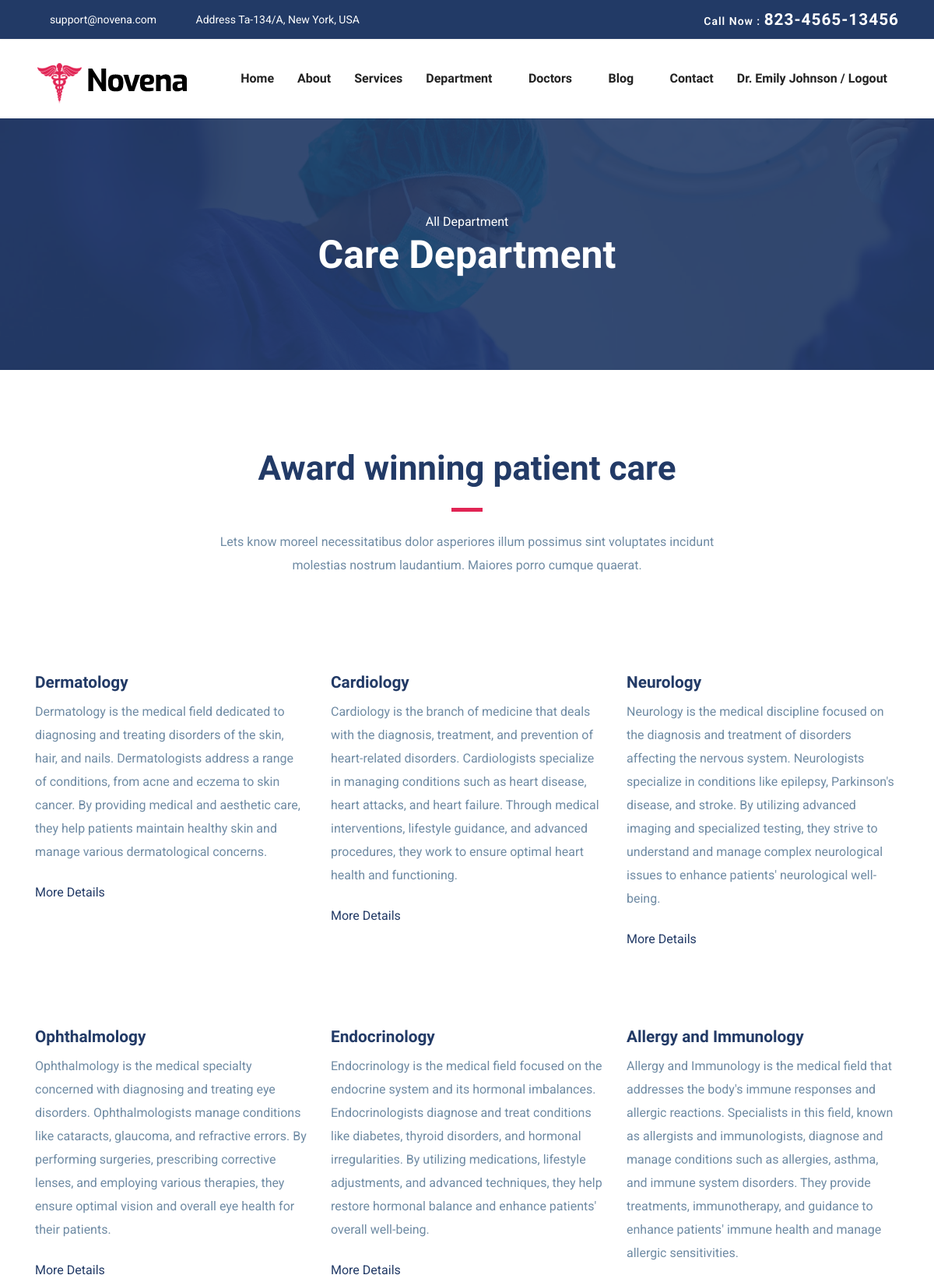
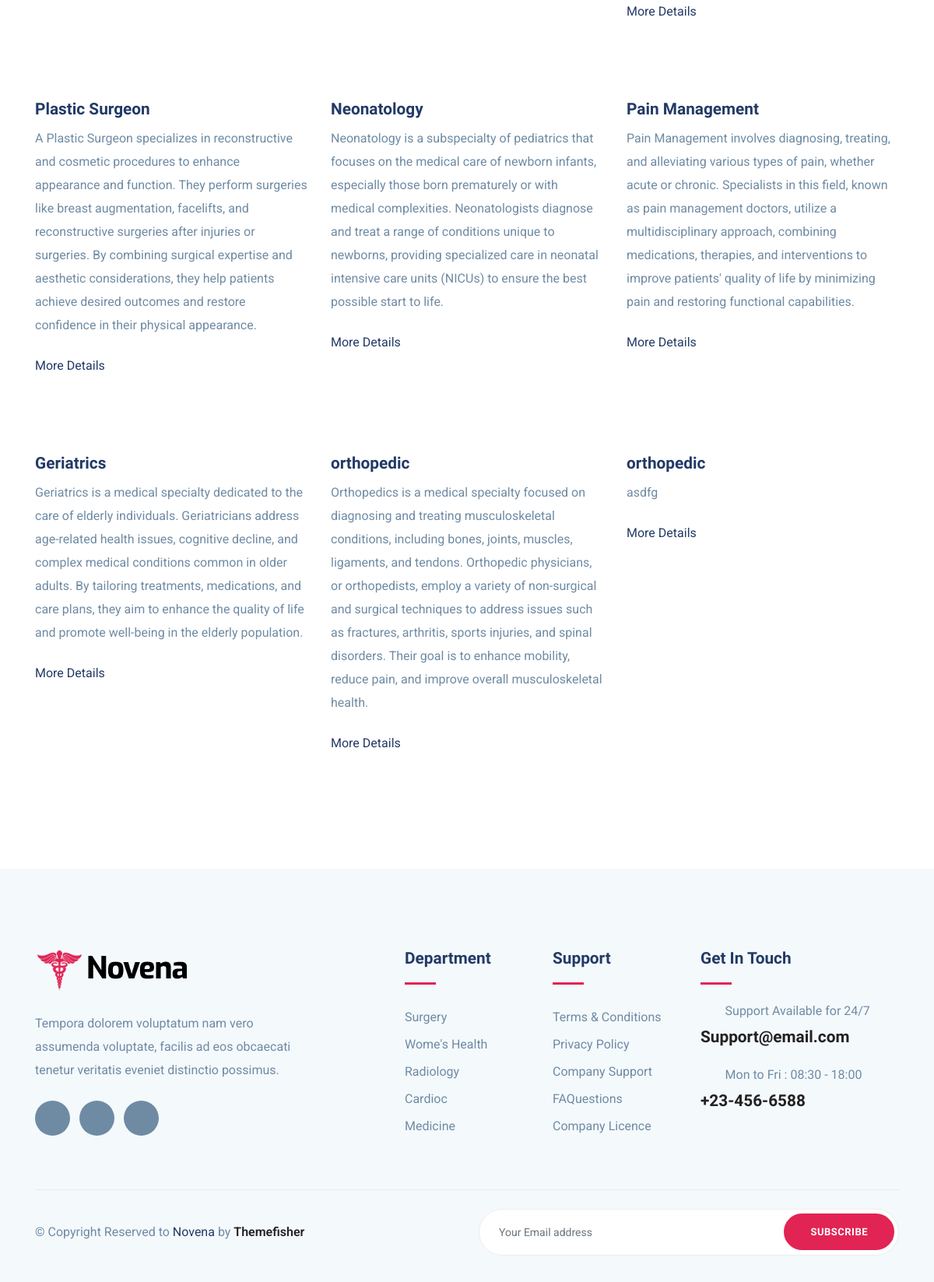
The page /FrontEnd/department_pg/ (signed in) on the database its author committed (2 pictures, top to bottom).
### Backend/models.py (models this page shows)
class deptDB(models.Model):
    department=models.CharField(max_length=50,null=True,blank=True)
    description=models.CharField(max_length=50,null=True,blank=True)
    image=models.ImageField(upload_to="department",null=True,blank=True)

### FrontEnd/views.py (the view)
# urls.py: path('department_pg/',views.department_pg,name="department_pg"),
def department_pg(request):
    dept=deptDB.objects.all()
    return render(request,"department_pg.html",{"dept":dept})

### FrontEnd/templates/department_pg.html (shortened to what this page needs)
<!DOCTYPE html>
{% load static %}
<html lang="zxx">
<head>
  <link rel="stylesheet" href="{% static 'plugins/bootstrap/css/bootstrap.min.css' %}">
  <link rel="stylesheet" href="{% static 'plugins/icofont/icofont.min.css' %}">
  <link rel="stylesheet" href="{% static 'plugins/slick-carousel/slick/slick.css' %}">
  <link rel="stylesheet" href="{% static 'plugins/slick-carousel/slick/slick-theme.css' %}">
  <link rel="stylesheet" href="{% static 'css/style.css' %}">
</head>
<body id="top">
<header>
	<div class="header-top-bar">
		<div class="container">
			<div class="row align-items-center">
				<div class="col-lg-6">
					<ul class="top-bar-info list-inline-item pl-0 mb-0">
						<li class="list-inline-item"><a href="mailto:support@gmail.com"><i class="icofont-support-faq mr-2"></i>support@novena.com</a></li>
						<li class="list-inline-item"><i class="icofont-location-pin mr-2"></i>Address Ta-134/A, New York, USA </li>
					</ul>
				</div>
				<div class="col-lg-6">
					<div class="text-lg-right top-right-bar mt-2 mt-lg-0">
						<a href="tel:+23-345-67890" >
							<span>Call Now : </span>
							<span class="h4">823-4565-13456</span>
						</a>
					</div>
				</div>
			</div>
		</div>
	</div>
	<nav class="navbar navbar-expand-lg navigation" id="navbar">
		<div class="container">
		 	 <a class="navbar-brand" href="index.html">
			  	<img src="{% static 'images/logo.png' %}" alt="" class="img-fluid">
			  </a>
		  <div class="collapse navbar-collapse" id="navbarmain">
			<ul class="navbar-nav ml-auto">
			  <li class="nav-item active">
				<a class="nav-link" href="{% url 'homepage' %}">Home</a>
			  </li>
			   <li class="nav-item"><a class="nav-link" href="{% url 'about' %}">About</a></li>
			    <li class="nav-item"><a class="nav-link" href="{% url 'service' %}">Services</a></li>
			    <li class="nav-item dropdown">
					<a class="nav-link dropdown-toggle" href="#" id="dropdown02" data-toggle="dropdown" aria-haspopup="true" aria-expanded="false">Department <i class="icofont-thin-down"></i></a>
			  	</li>
			  	<li class="nav-item dropdown">
					<a class="nav-link dropdown-toggle" href="#" id="dropdown03" data-toggle="dropdown" aria-haspopup="true" aria-expanded="false">Doctors <i class="icofont-thin-down"></i></a>
			  	</li>
			   <li class="nav-item dropdown">
					<a class="nav-link dropdown-toggle" href="blog-sidebar.html" id="dropdown05" data-toggle="dropdown" aria-haspopup="true" aria-expanded="false">Blog <i class="icofont-thin-down"></i></a>
			  	</li>
			   <li class="nav-item"><a class="nav-link" href="{% url 'contact' %}">Contact</a></li>
				{% if request.session.username %}
			   <li class="nav-item"><a class="nav-link" href="{% url 'user_Logout' %}">{{request.session.username}} / Logout</a></li>
				{% else %}
				<li class="nav-item"><a class="nav-link" href="{% url 'login_signup' %}">Register/Login</a></li>
				{% endif %}
			</ul>
		  </div>
		</div>
	</nav>
</header>
<section class="page-title bg-1">
  <div class="container">
    <div class="row">
      <div class="col-md-12">
        <div class="block text-center">
          <span class="text-white">All Department</span>
          <h1 class="text-capitalize mb-5 text-lg">Care Department</h1>
        </div>
      </div>
    </div>
  </div>
</section>
<section class="section service-2">
	<div class="container">
		<div class="row justify-content-center">
			<div class="col-lg-7 text-center">
				<div class="section-title">
					<h2>Award winning patient care</h2>
					<div class="divider mx-auto my-4"></div>
					<p>Lets know moreel necessitatibus dolor asperiores illum possimus sint voluptates incidunt molestias nostrum laudantium. Maiores porro cumque quaerat.</p>
				</div>
			</div>
		</div>
		<div class="row">
			{% for i in dept %}
			<div class="col-lg-4 col-md-6 ">
				<div class="department-block mb-5">
					<div class="content">
						<h4 class="mt-4 mb-2 title-color">{{i.department}}</h4>
						<p class="mb-4">{{i.description}}</p>
						<a href="{% url 'single_dept' dept_id=i.id %}" class="read-more">More Details  <i class="icofont-simple-right ml-2"></i></a>
					</div>
				</div>
			</div>
			{% endfor %}
		</div>
	</div>
</section>
<footer class="footer section gray-bg">
	<div class="container">
		<div class="row">
			<div class="col-lg-4 mr-auto col-sm-6">
				<div class="widget mb-5 mb-lg-0">
					<div class="logo mb-4">
						<img src="{% static 'images/logo.png' %}" alt="" class="img-fluid">
					</div>
					<p>Tempora dolorem voluptatum nam vero assumenda voluptate, facilis ad eos obcaecati tenetur veritatis eveniet distinctio possimus.</p>
					<ul class="list-inline footer-socials mt-4">
						<li class="list-inline-item"><a href="https://www.facebook.com/themefisher"><i class="icofont-facebook"></i></a></li>
						<li class="list-inline-item"><a href="https://twitter.com/themefisher"><i class="icofont-twitter"></i></a></li>
						<li class="list-inline-item"><a href="https://www.pinterest.com/themefisher/"><i class="icofont-linkedin"></i></a></li>
					</ul>
				</div>
			</div>
			<div class="col-lg-2 col-md-6 col-sm-6">
				<div class="widget mb-5 mb-lg-0">
					<h4 class="text-capitalize mb-3">Department</h4>
					<div class="divider mb-4"></div>
					<ul class="list-unstyled footer-menu lh-35">
						<li><a href="#">Surgery </a></li>
						<li><a href="#">Wome's Health</a></li>
						<li><a href="#">Radiology</a></li>
						<li><a href="#">Cardioc</a></li>
						<li><a href="#">Medicine</a></li>
					</ul>
				</div>
			</div>
			<div class="col-lg-2 col-md-6 col-sm-6">
				<div class="widget mb-5 mb-lg-0">
					<h4 class="text-capitalize mb-3">Support</h4>
					<div class="divider mb-4"></div>
					<ul class="list-unstyled footer-menu lh-35">
						<li><a href="#">Terms & Conditions</a></li>
						<li><a href="#">Privacy Policy</a></li>
						<li><a href="#">Company Support </a></li>
						<li><a href="#">FAQuestions</a></li>
						<li><a href="#">Company Licence</a></li>
					</ul>
				</div>
			</div>
			<div class="col-lg-3 col-md-6 col-sm-6">
				<div class="widget widget-contact mb-5 mb-lg-0">
					<h4 class="text-capitalize mb-3">Get in Touch</h4>
					<div class="divider mb-4"></div>
					<div class="footer-contact-block mb-4">
						<div class="icon d-flex align-items-center">
							<i class="icofont-email mr-3"></i>
							<span class="h6 mb-0">Support Available for 24/7</span>
						</div>
						<h4 class="mt-2"><a href="tel:+23-345-67890">Support@email.com</a></h4>
					</div>
					<div class="footer-contact-block">
						<div class="icon d-flex align-items-center">
							<i class="icofont-support mr-3"></i>
							<span class="h6 mb-0">Mon to Fri : 08:30 - 18:00</span>
						</div>
						<h4 class="mt-2"><a href="tel:+23-345-67890">+23-456-6588</a></h4>
					</div>
				</div>
			</div>
		</div>
		<div class="footer-btm py-4 mt-5">
			<div class="row align-items-center justify-content-between">
				<div class="col-lg-6">
					<div class="copyright">
						&copy; Copyright Reserved to <span class="text-color">Novena</span> by <a href="https://themefisher.com/" target="_blank">Themefisher</a>
					</div>
				</div>
				<div class="col-lg-6">
					<div class="subscribe-form text-lg-right mt-5 mt-lg-0">
						<form action="#" class="subscribe">
							<input type="text" class="form-control" placeholder="Your Email address">
							<a href="#" class="btn btn-main-2 btn-round-full">Subscribe</a>
						</form>
					</div>
				</div>
			</div>
		</div>
	</div>
</footer>
  </body>
  </html>

### FrontEnd/static/css/style.css (style rules this page uses)
html { overflow-x: hidden; }
body { line-height: 1.6; font-family: "Roboto", sans-serif; -webkit-font-smoothing: antialiased; font-size: 16px; color: #6F8BA4; font-weight: 400; }
h1, .h1, h2, .h2, h3, .h3, h4, .h4, h5, .h5, h6, .h6 { font-family: "Exo", sans-serif; font-weight: 700; color: #222; }
h1, .h1 { font-size: 2.5rem; }
h2, .h2 { font-size: 44px; }
h4, .h4 { font-size: 1.3rem; line-height: 30px; }
h6, .h6 { font-size: 1rem; }
p { line-height: 30px; }
input[type="email"], input[type="password"], input[type="text"], input[type="tel"] { box-shadow: none; height: 45px; outline: none; font-size: 14px; }
.form-control { box-shadow: none; border-radius: 0; }
.btn { display: inline-block; font-size: 14px; font-size: 0.8125rem; font-weight: 700; letter-spacing: .5px; padding: .75rem 2rem; font-family: "Exo", sans-serif; text-transform: uppercase; border-radius: 5px; border: 2px solid transparent; transition: all .35s ease; }
.btn-main-2 { background: #e12454; color: #fff; border-color: #e12454; }
.btn-round-full { border-radius: 50px; }
.section { padding: 100px 0; }
.text-lg { font-size: 3.75rem; }
a { color: #222; text-decoration: none; transition: all .35s ease; }
.page-title { padding: 120px 0px 70px 0px; position: relative; }
.page-title .block h1 { color: #fff; }
.title-color { color: #223a66; }
.section-title { margin-bottom: 70px; }
.section-title h2 { color: #223a66; }
.text-lg { font-size: 50px; }
.gray-bg { background: #f4f9fc; }
#navbarmain { padding: 20px 0px; }
#navbarmain .nav-link { font-weight: 600; padding: 10px 15px; color: #222; font-family: "Exo", sans-serif; text-transform: capitalize; font-size: 16px; transition: all .25s ease; }
.dropdown-toggle::after { display: none; }
.navbar-brand { margin-top: 10px; }
.header-top-bar { background: #223a66; font-size: 14px; padding: 10px 0px; box-shadow: 0 1px 2px rgba(0, 0, 0, 0.05); color: #fff; }
.top-bar-info li a { color: #fff; margin-right: 20px; }
.top-right-bar a span { color: #fff; font-weight: 600; letter-spacing: 1px; }
.bg-1 { background: url("../images/bg/22.jpg") no-repeat 50% 50%; background-size: cover; position: relative; }
.text-color { color: #223a66; }
.divider { width: 40px; height: 5px; background: #e12454; }
.lh-35 { line-height: 35px; }
.read-more { color: #223a66; }
.footer { padding-bottom: 10px; }
.footer .copyright a { font-weight: 600; }
.logo { font-weight: 600; letter-spacing: 1px; }
.widget .divider { height: 3px; }
.widget h4 { color: #223a66; }
.widget .footer-menu a { color: #6F8BA4; }
.footer-contact-block span { font-weight: 400; color: #6F8BA4; }
.footer-contact-block i { font-size: 20px; }
.footer-btm { border-top: 1px solid rgba(0, 0, 0, 0.06); }
.footer-socials li a { width: 45px; height: 45px; background: #6F8BA4; color: #fff; display: inline-block; text-align: center; border-radius: 100%; padding-top: 12px; }
.subscribe { position: relative; }
.subscribe .form-control { border-radius: 50px; height: 60px; padding-left: 25px; border-color: #eee; }
.subscribe .btn { position: absolute; right: 6px; top: 6px; }

### rows shown on the page
deptDB: department "Dermatology", description "Dermatology is the medical field dedicated to diagnosing and treating disorders of the skin, hair, and nails. Dermatologists address a range of conditions, from acne and eczema to skin cancer. By providing medical and aesthetic care, they help patients maintain healthy skin and manage various dermatological concerns."
deptDB: department "Cardiology", description "Cardiology is the branch of medicine that deals with the diagnosis, treatment, and prevention of heart-related disorders. Cardiologists specialize in managing conditions such as heart disease, heart attacks, and heart failure. Through medical interventions, lifestyle guidance, and advanced procedures, they work to ensure optimal heart health and functioning."
deptDB: department "Neurology", description "Neurology is the medical discipline focused on the diagnosis and treatment of disorders affecting the nervous system. Neurologists specialize in conditions like epilepsy, Parkinson's disease, and stroke. By utilizing advanced imaging and specialized testing, they strive to understand and manage complex neurological issues to enhance patients' neurological well-being."
deptDB: department "Ophthalmology", description "Ophthalmology is the medical specialty concerned with diagnosing and treating eye disorders. Ophthalmologists manage conditions like cataracts, glaucoma, and refractive errors. By performing surgeries, prescribing corrective lenses, and employing various therapies, they ensure optimal vision and overall eye health for their patients."
deptDB: department "Endocrinology", description "Endocrinology is the medical field focused on the endocrine system and its hormonal imbalances. Endocrinologists diagnose and treat conditions like diabetes, thyroid disorders, and hormonal irregularities. By utilizing medications, lifestyle adjustments, and advanced techniques, they help restore hormonal balance and enhance patients' overall well-being."
deptDB: department "Allergy and Immunology", description "Allergy and Immunology is the medical field that addresses the body's immune responses and allergic reactions. Specialists in this field, known as allergists and immunologists, diagnose and manage conditions such as allergies, asthma, and immune system disorders. They provide treatments, immunotherapy, and guidance to enhance patients' immune health and manage allergic sensitivities."
deptDB: department "Plastic Surgeon", description "A Plastic Surgeon specializes in reconstructive and cosmetic procedures to enhance appearance and function. They perform surgeries like breast augmentation, facelifts, and reconstructive surgeries after injuries or surgeries. By combining surgical expertise and aesthetic considerations, they help patients achieve desired outcomes and restore confidence in their physical appearance."
deptDB: department "Neonatology", description "Neonatology is a subspecialty of pediatrics that focuses on the medical care of newborn infants, especially those born prematurely or with medical complexities. Neonatologists diagnose and treat a range of conditions unique to newborns, providing specialized care in neonatal intensive care units (NICUs) to ensure the best possible start to life."
deptDB: department "Pain Management", description "Pain Management involves diagnosing, treating, and alleviating various types of pain, whether acute or chronic. Specialists in this field, known as pain management doctors, utilize a multidisciplinary approach, combining medications, therapies, and interventions to improve patients' quality of life by minimizing pain and restoring functional capabilities."
deptDB: department "Geriatrics", description "Geriatrics is a medical specialty dedicated to the care of elderly individuals. Geriatricians address age-related health issues, cognitive decline, and complex medical conditions common in older adults. By tailoring treatments, medications, and care plans, they aim to enhance the quality of life and promote well-being in the elderly population."
deptDB: department "orthopedic", description "Orthopedics is a medical specialty focused on diagnosing and treating musculoskeletal conditions, including bones, joints, muscles, ligaments, and tendons. Orthopedic physicians, or orthopedists, employ a variety of non-surgical and surgical techniques to address issues such as fractures, arthritis, sports injuries, and spinal disorders. Their goal is to enhance mobility, reduce pain, and improve overall musculoskeletal health."
deptDB: department "orthopedic", description "asdfg"

### other values the page prints
{{ request.session.username }} "Dr. Emily Johnson"
